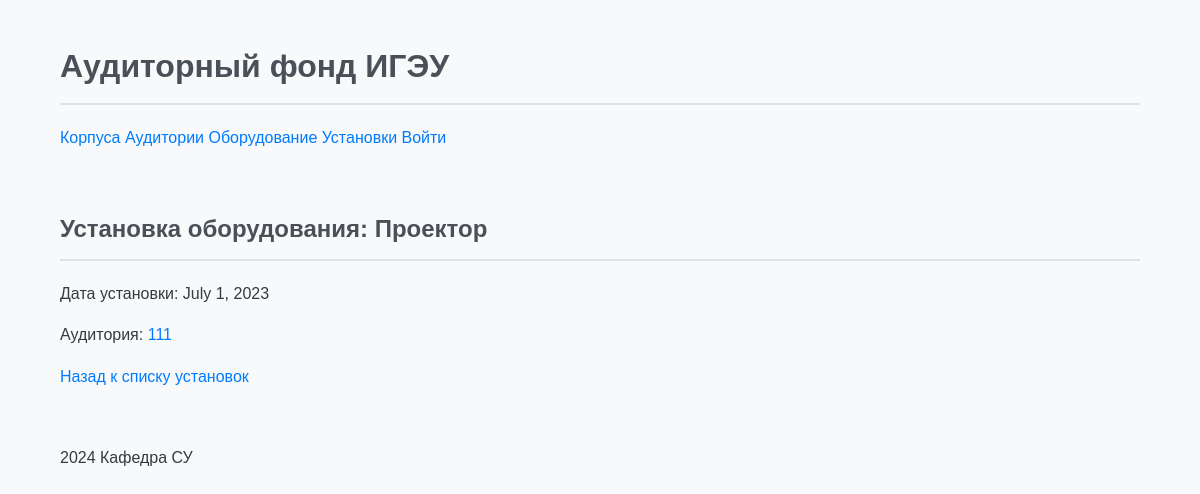
/installations/1/, run on an earlier commit of the app's database.
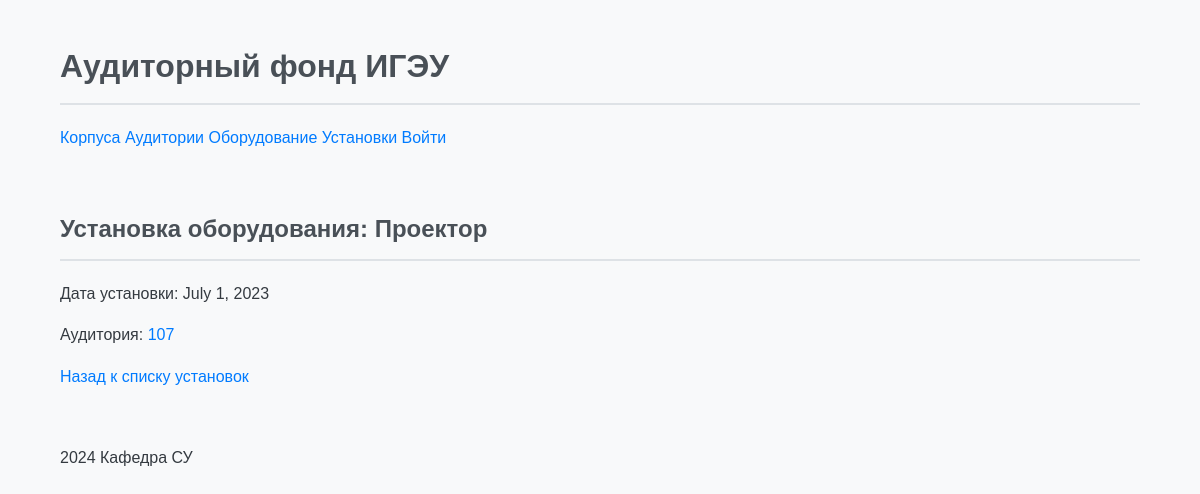
And on a later commit of the database.
### classrooms/models.py (models this page shows, shortened)
class Installation(models.Model):
    installation_date = models.DateField()
    equipment = models.ForeignKey(Equipment, on_delete=models.CASCADE)
    room = models.ForeignKey(Room, on_delete=models.CASCADE)

class Room(models.Model):
    number = models.CharField(max_length=10, verbose_name="Номер аудитории")
    floor = models.IntegerField(verbose_name="Этаж")
    cost = models.DecimalField(max_digits=10, decimal_places=2, verbose_name="Стоимость")
    area = models.DecimalField(max_digits=10, decimal_places=2, verbose_name="Площадь")
    capacity = models.IntegerField(verbose_name="Вместимость")
    campus = models.ForeignKey('Campus', on_delete=models.CASCADE, verbose_name="Корпус")
    room_type = models.ForeignKey('RoomType', on_delete=models.CASCADE, verbose_name="Тип аудитории")
    department = models.ForeignKey('Department', on_delete=models.CASCADE, verbose_name="Факультет")
    photo = models.ImageField(upload_to='rooms/', verbose_name="Фотография", blank=True, null=True)
    name = models.CharField(max_length=100, default="Default Room")
    capacity = models.PositiveIntegerField()

class Equipment(models.Model):
    name = models.CharField(max_length=255)
    cost = models.DecimalField(max_digits=10, decimal_places=2)
    supply_date = models.DateField()
    photo = models.ImageField(upload_to='equipment_photos/', blank=True, null=True)

### classrooms/views.py (the view)
# urls.py: path('installations/<int:pk>/', views.InstallationDetailView.as_view(), name='installation_detail'),
class InstallationDetailView(DetailView):
    model = Installation
    template_name = 'classrooms/installation_detail.html'
    context_object_name = 'installation'

### classrooms/templates/classrooms/installation_detail.html
{% extends "base_generic.html" %}
{% block content %}
  <h2>Установка оборудования: {{ installation.equipment.name }}</h2>
  <p>Дата установки: {{ installation.installation_date }}</p>
  <p>Аудитория: <a href="{% url 'room_detail' installation.room.pk %}">{{ installation.room.number }}</a></p>
  <a href="{% url 'installation_list' %}">Назад к списку установок</a>
{% endblock %}

What changed in the data, as far as the page shows it:
changed through a linked row, Installation "Проектор": room.number "111" → "107"
